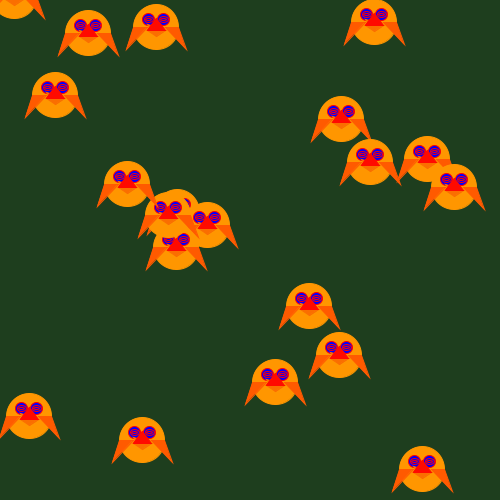
Frame 1 (no input)
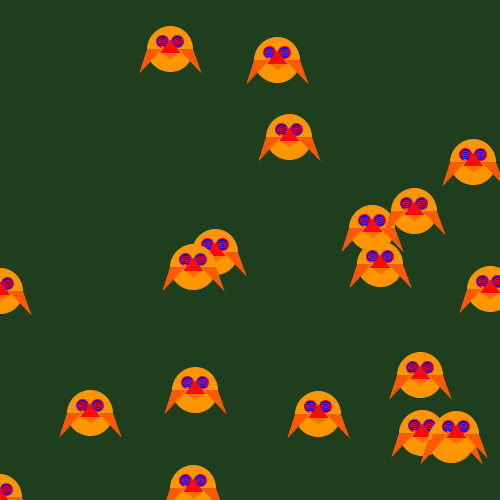
Frame 60 (the mouse pressed at the canvas centre just before this capture)
Frame 120 (the mouse held since frame 60 and released just before this capture): identical to frame 60, image omitted

The Processing sketch that drew these frames (run headless with seeded random() and noise(); from frame 60 on, the mouse is pressed at the canvas centre):

// Processing sketch: processing_17286
// ── processing_17286.pde

/* this program creates ducks, which bounces against the walls and each other
*/
Duck [] duckies = new Duck[20];

void setup()
{
  size(500,500);
  
  for(int i = 0; i<duckies.length; i++) 
  {
    duckies[i] = new Duck (color(255,250,0), int(random(0,500)), int(random(0,500)), int(random(-20,20)), int(random(-20,20)));
  }
}

void draw() 
{
  background(30,62,30);
  

//bounce of duckies
  for (int i = 0; i < duckies.length; i++) 
  {
    duckies[i].move();
    duckies[i].display();
    duckies[i].collide(i);
  }
 
}

class Duck 
{
  float x_position, y_position; 
  float x_speed, y_speed;
  color c;
  float r, g, b;
  int wing_x_position;
  int wing_y_position;
  int s;

//contructor
  Duck(color tempC, float tempX, float tempY, float tempXspeed, float tempYspeed) 
  {
    c = tempC;
    x_position = tempX; 
    y_position = tempY;
    wing_x_position = 0;
    wing_y_position = 10;
    x_speed=tempXspeed;
    y_speed=tempYspeed;
    s=30;
  }

  void move () 
 {
  
  //move ducks in x and y position
   x_position=x_position + x_speed;
   y_position=y_position + y_speed;
   println(x_position);
 
  //bounce ducks 
  if (x_position<0)
 { 
   x_speed = -x_speed;
 }
   if (x_position>width)
 { 
   x_speed = -x_speed;
 }
  if (y_position<0)
 { 
   y_speed = -y_speed;
 }
  if (y_position>height)
 { 
   y_speed = -y_speed;
 }
  //let ducks slow down
  if (mousePressed == true) 
    {
      x_position=x_position-x_speed;
      y_position=y_position-y_speed;
    }
  }

  void display() {
    
    // duckie
    //body
       fill(255,150,0);
    stroke(255,150,0);
    ellipse(x_position,y_position,1.5*s,1.5*s);
    
    //left eye
    stroke(255,0,0);
    fill(0,0,255);
    
    ellipse(x_position-s*0.25,y_position-s*0.25,s*0.4,s*0.4);
    ellipse(x_position-s*0.25,y_position-s*0.25,s*0.3,s*0.2);
    ellipse(x_position-s*0.25,y_position-s*0.25,s*0.2,s*0.05);
    //right eye
     ellipse(x_position+s*0.25,y_position-s*0.25,s*0.4,s*0.4);
    ellipse(x_position+s*0.25,y_position-s*0.25,s*0.3,s*0.2);
    ellipse(x_position+s*0.25,y_position-s*0.25,s*0.2,s*0.05);
    
    //wings
    stroke(255,90,0);
    fill(255,90,0);
   
    triangle(x_position+0.75*s,y_position,x_position+s,y_position+s*0.75,x_position+s*0.3,y_position);
    triangle(x_position-0.75*s,y_position,x_position-s,y_position+s*0.75,x_position-s*0.3,y_position);   
    
    //beak
    stroke(250,110,0);
    fill(250,110,0);
    
    triangle(x_position-0.3*s,y_position+0.1*s,x_position,y_position+0.3*s,x_position+0.3*s,y_position+0.1*s);
    triangle(x_position-0.3*s,y_position-0.1*s,x_position,y_position+0.3*s,x_position+0.3*s,y_position+0.1*s);
    stroke(255,10,0);
    fill(255,10,0);
    
    triangle(x_position-0.3*s,y_position+0.1*s,x_position,y_position-0.3*s,x_position+0.3*s,y_position+0.1*s);
   
  
    } //end of void display
    void collide(int index)
    {
    for (int i = 0; i < duckies.length; i++) 
    {
      float distance = 
        dist(duckies[i].x_position,duckies[i].y_position,x_position,y_position);
      if (i!=index && distance < 40)    
      {  
        float xi = duckies[i].x_speed;
        float yi = duckies[i].y_speed;
        duckies[i].x_speed = x_speed;
        duckies[i].y_speed = y_speed;
        x_speed = xi;
        y_speed = yi;
      }
    }
    }
  } // end of class
